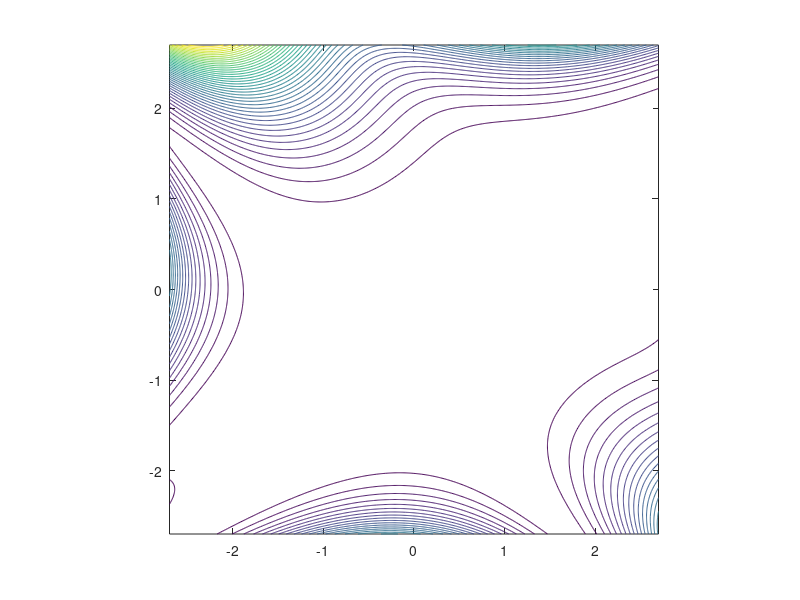

Write the MATLAB code that produced this figure. (Note: this script raises an error after producing the figure.)
clear;
close all;
clc;

%Graficamos las curvas de nivel
f = @(x,y)  ((1)+(((x+y+1).^2).*(19-14.*x+3.*x.*x-14.*y+6.*x.*y+3.*y.*y))).*((30)+(((2.*x-3.*y).^2).*(18-32.*x+12.*x.*x+48.*y-36.*x.*y+27.*y.*y))) ;
stepsize=0.01;
[X,Y]=meshgrid(-2.7:stepsize:2.7);
z=f(X,Y);

contour(X,Y,z,40)

axis equal

%Graficamos el recorrido de las iteraciones
hold on
x0=[0;-2.6];
XY=zeros(25,2);
XY(1,:)=x0;
j=2;
for i=1:24
    [x,msg,it]= mRC2(@(x) ((1)+(((x(1,1)+x(2,1)+1)^2)*((19)+(-14*x(1,1))+(3*x(1,1)*x(1,1))+(-14*x(2,1))+(6*x(1,1)*x(2,1))+(3*x(2,1)*x(2,1)))))*((30)+((((2*x(1,1))+(-3*x(2,1)))^2)*((18)+(-32*x(1,1))+(12*x(1,1)*x(1,1))+(48*x(2,1))+(-36*x(1,1)*x(2,1))+(27*x(2,1)*x(2,1))))),x0,i);
    XY(j,:)=x;
    j=j+1;
end

plot(XY(:,1),XY(:,2),'--d')
hold off
